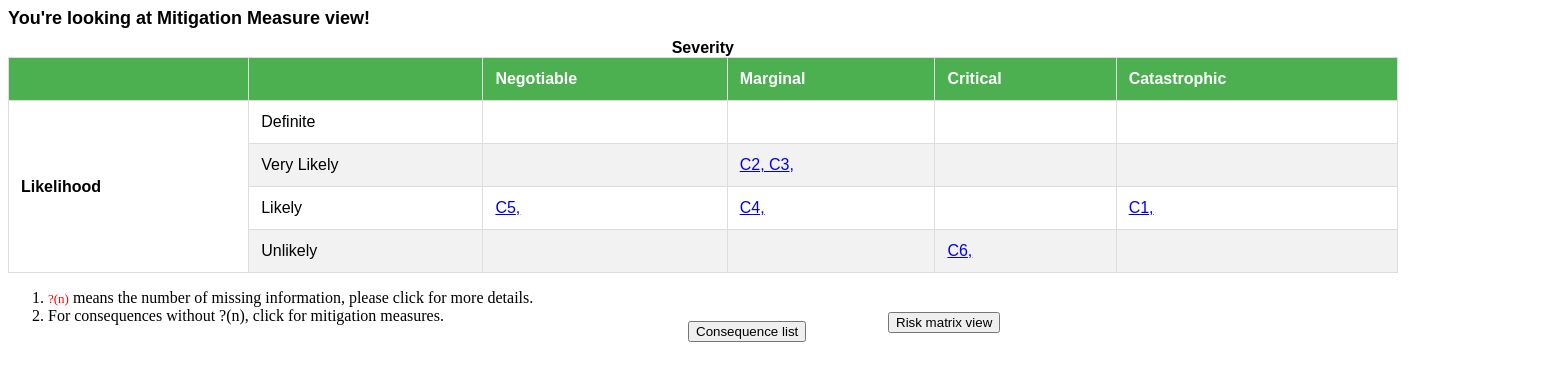
The page /results/mitigationindex on the database its author committed.
### results/models.py (models this page shows, shortened)
class Consequence(models.Model):
    consequence_text = models.CharField(max_length=20)

class Likelihood(models.Model):
    consequence = models.ForeignKey(Consequence, on_delete=models.CASCADE)
    likelihood_text = models.CharField(max_length=20)

### results/views.py (the view)
# urls.py: url(r'mitigationindex', views.mitigationindex, name='mitigationindex'),
def mitigationindex(request):
    consequence_list = Consequence.objects.all()
    context = {'consequence_list': consequence_list}
    return render(request, 'results/mitigationindex.html', context)

### results/templates/results/mitigationindex.html (shortened to what this page needs)
<!DOCTYPE html>
<html>
<head>
</head>
<body>
<b> <font size = "4", style="font-family: Trebuchet MS, Arial, Helvetica, sans-serif">You're looking at Mitigation Measure view! </font></b>
<br/>
     <table>
<caption><b>Severity</b></caption>
                <thead>
                <tr>
                  <th class="header">   </th>
                  <th class="header">   </th>
                  <th class="header"> Negotiable </th>
                  <th class="header"> Marginal </th>
                  <th class="header"> Critical </th>
                  <th class="header"> Catastrophic </th>
                </tr>
            </thead>
            <tbody>
                <tr>
                    <td rowspan="4"><b>Likelihood</b></td>
                    <td> Definite  </td>
                    <td>  </td>
                    <td>  </td>
                    <td>  </td>
                    <td>  </td>
                </tr>
                <tr>
                    <td> Very Likely </td>
                    <td>  </td>
                    <td> {% for consequence in consequence_list %}
{% for severity in consequence.severity_set.all %}
{% for likelihood in consequence.likelihood_set.all %}
{% if severity.severity_text == "Marginal" and likelihood.likelihood_text == "Very Likely"%} {% if consequence.missinginfo_set.count == 0 %} <a href="{% url 'results:mitigation' consequence.id %}">{{ consequence.consequence_text }},
{% else %} <a href="{% url 'results:detail' consequence.id %}">{{ consequence.consequence_text }}<font size="2" color="red">?({{consequence.missinginfo_set.count}})</font></a>, {% endif %}{% endif %}{% endfor %}{% endfor %}{% endfor %} </td>
                    <td>  </td>
                    <td>  </td>
                </tr>
                <tr>
                    <td> Likely </td>
                    <td> {% for consequence in consequence_list %}
{% for severity in consequence.severity_set.all %}
{% for likelihood in consequence.likelihood_set.all %}
{% if severity.severity_text == "Negotiable" and likelihood.likelihood_text == "Likely"%} {% if consequence.missinginfo_set.count == 0 %} <a href="{% url 'results:mitigation' consequence.id %}">{{ consequence.consequence_text }},
{% else %} <a href="{% url 'results:detail' consequence.id %}">{{ consequence.consequence_text }}<font size="2" color="red">?({{consequence.missinginfo_set.count}})</font></a>, {% endif %}{% endif %}{% endfor %}{% endfor %}{% endfor %} </td>
                    <td> {% for consequence in consequence_list %}
{% for severity in consequence.severity_set.all %}
{% for likelihood in consequence.likelihood_set.all %}
{% if severity.severity_text == "Marginal" and likelihood.likelihood_text == "Likely"%} {% if consequence.missinginfo_set.count == 0 %} <a href="{% url 'results:mitigation' consequence.id %}">{{ consequence.consequence_text }},
{% else %} <a href="{% url 'results:detail' consequence.id %}">{{ consequence.consequence_text }}<font size="2" color="red">?({{consequence.missinginfo_set.count}})</font></a>, {% endif %}{% endif %}{% endfor %}{% endfor %}{% endfor %} </td>
                    <td>  </td>
                    <td> {% for consequence in consequence_list %}
{% for severity in consequence.severity_set.all %}
{% for likelihood in consequence.likelihood_set.all %}
{% if severity.severity_text == "Catastrophic" and likelihood.likelihood_text == "Likely"%} {% if consequence.missinginfo_set.count == 0 %} <a href="{% url 'results:mitigation' consequence.id %}">{{ consequence.consequence_text }},
{% else %} <a href="{% url 'results:detail' consequence.id %}">{{ consequence.consequence_text }}<font size="2" color="red">?({{consequence.missinginfo_set.count}})</font></a>, {% endif %}{% endif %}{% endfor %}{% endfor %}{% endfor %} </td>
                </tr>
                <tr>
                    <td> Unlikely </td>
                    <td>  </td>
                    <td>  </td>
                    <td> {% for consequence in consequence_list %}
{% for severity in consequence.severity_set.all %}
{% for likelihood in consequence.likelihood_set.all %}
{% if severity.severity_text == "Critical" and likelihood.likelihood_text == "Unlikely"%} {% if consequence.missinginfo_set.count == 0 %} <a href="{% url 'results:mitigation' consequence.id %}">{{ consequence.consequence_text }},
{% else %} <a href="{% url 'results:detail' consequence.id %}">{{ consequence.consequence_text }}<font size="2" color="red">?({{consequence.missinginfo_set.count}})</font></a>, {% endif %}{% endif %}{% endfor %}{% endfor %}{% endfor %} </td>
                    <td>  </td>
                </tr>
            </tbody>
     </table>
<ol>
<li> <font size="2" color="red">?(n)</font> means the number of missing information, please click for more details.</li>
<li> For consequences without ?(n), click for mitigation measures. </li>
</ol>
<div style="position:relative; left:680px; top:-20px;  ">
<button id="consequencelistBtn" value="myvalue" onclick="location.href='/results/consequencelist'">Consequence list</button>
</div>
<div style="position:relative; left:880px; top:-50px; ">
<button id="riskmatrixBtn" value="myvalue" onclick="location.href='/results'">Risk matrix view</button>
</div>
</body>
</html>

### results/templates/results/mitigationindex.html (style rules this page uses)
table { font-family: "Trebuchet MS", Arial, Helvetica, sans-serif; border-collapse: collapse; width: 90%; }
table td, table th { border: 1px solid #ddd; padding: 12px; }
table tr:nth-child(even) { background-color: #f2f2f2; }
table th { padding-top: 12px; padding-bottom: 12px; text-align: left; background-color: #4CAF50; color: white; }

### rows shown on the page
Consequence: consequence_text "C2"
Consequence: consequence_text "C3"
Consequence: consequence_text "C5"
Consequence: consequence_text "C4"
Consequence: consequence_text "C1"
Consequence: consequence_text "C6"
